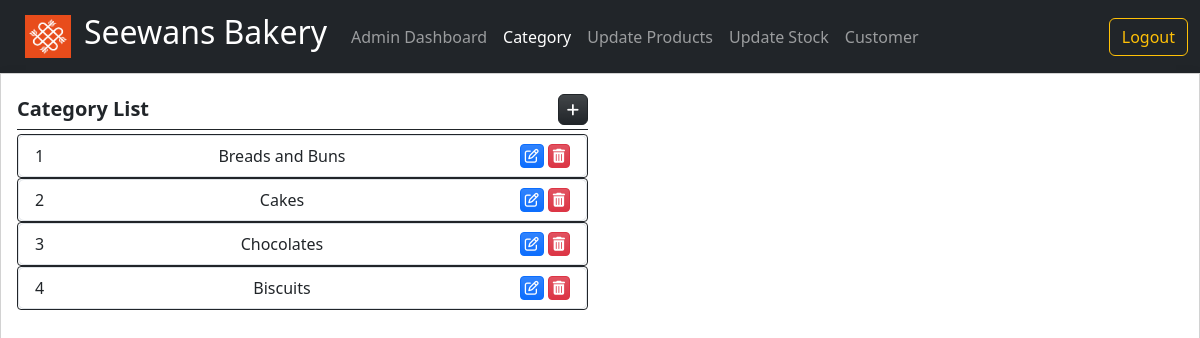
Before: /category.php (signed in) with the older database file.
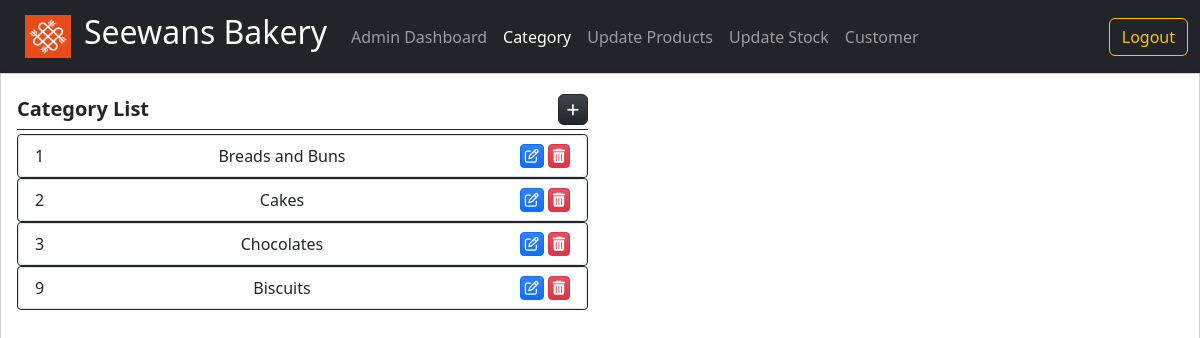
After: the same page with the newer database file.
### tables this page shows
CREATE TABLE `tblcategory` (
  `c_id` int(11) NOT NULL,
  `c_name` varchar(100) NOT NULL
);

### category.php (the view, shortened to what this page needs)
<?php
    include 'dbcon.php';
?>
<!doctype html>
<html lang="en">
  <head>
    <link href="https://cdn.jsdelivr.net/npm/bootstrap@5.1.3/dist/css/bootstrap.min.css" rel="stylesheet">
    <link rel="stylesheet" href="./Font-Awesome-master/css/all.min.css">
    <link rel="stylesheet" href="./css/bootstrap.min.css">
    <link rel="stylesheet" href="./select2/css/select2.min.css">
  </head>
  <body>
    <nav class="navbar navbar-expand-lg navbar-dark bg-dark">
        <div class="container-fluid">
        <a href="admin.php"> <img class="btn"  src="seewans.png" alt="" width="72" height="57"> </a>
          <a class="navbar-brand" href="admin.php"><h2>Seewans Bakery</h2></a>
          <div class="collapse navbar-collapse" id="navbarSupportedContent">
            <ul class="navbar-nav me-auto mb-2 mb-lg-0">
              <li class="nav-item">
                <a class="nav-link" href="admin.php">Admin Dashboard</a>
              </li>
              <li class="nav-item">
                <a class="nav-link active" aria-current="page" href="#"> Category</a>
              </li>
              <li class="nav-item">
                <a class="nav-link" href="edproduct.php"> Update Products</a>
              </li>
              <li class="nav-item">
                <a class="nav-link" href="stock.php"> Update Stock</a>
              </li>
              <li class="nav-item">
                <a class="nav-link" href="customer.php">Customer</a>
              </li>
            </ul>
            <a href="logout.php"><button class="btn btn-outline-warning" type="submit">Logout</button></a>
        </div>
        </div>
</nav>
<div class="card h-100 d-flex flex-column rounded-0 shadow">
    <div class="card-body flex-grow-1">
        <div class="col-12 h-90">
            <div class="row h-100">
                <div class="col-md-6 h-100 d-flex flex-column">
                    <div class="w-100 d-flex border-bottom border-dark py-1 mb-1">
                        <div class="fs-5 col-auto flex-grow-1"><b>Category List</b></div>
                        <div class="col-auto flex-grow-0 d-flex justify-content-end">
                            <a href="newcat.php" id="new_category" class="btn btn-dark btn-sm bg-gradient rounded-2" title="Add Category"><span class="fa fa-plus"></span></a>
                        </div>
                    </div>
                    <?php
                        $sql = "SELECT * FROM tblcategory";
                        $data = mysqli_query($conn, $sql);
                        while($row = mysqli_fetch_assoc($data)):
                    ?>
                    <div class="h-100 overflow-auto border rounded-1 border-dark">
                        <ul class="list-group">
                            <li class="list-group-item d-flex">
                                <div class="col-auto flex-grow-1">
                                    <?php echo $row['c_id']; ?>
                                </div>
                                <div class="col-auto flex-grow-1">
                                    <?php echo $row['c_name']; ?>
                                </div>
                                <div class="col-auto d-flex justify-content-end">
                                    <a href="updatecat.php?id=<?php echo $row['c_id'];?>" class="edit_category btn btn-sm btn-primary bg-gradient py-0 px-1 me-1" title="Edit Category Details"><span class="fa fa-edit"></span></a>
                                    <a href="deletecat.php?id=<?php echo $row['c_id'];?>" class="delete_category btn btn-sm btn-danger bg-gradient py-0 px-1" title="Delete Category"><span class="fa fa-trash"></span></a>
                                </div>
                            </li>
                        </ul>
                    </div>
                    <?php endwhile; ?>
                </div>
            </div>
        </div>
    </div>
</div>
  </body>
</html>

### category.php (style rules this page uses)
:root { --bs-success-rgb:71, 222, 152 !important; }
html,body { height:100%; width:100%; }
@media screen { body { background-size:cover; background-repeat:no-repeat; background-position:center center; backdrop-filter: brightness(0.7); } }

Changed rows visible on the page:
removed tblcategory: c_id "4", c_name "Biscuits"
added tblcategory: c_id "9", c_name "Biscuits"
